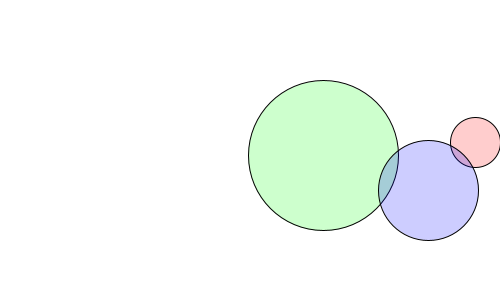
Frame 1 (no input)
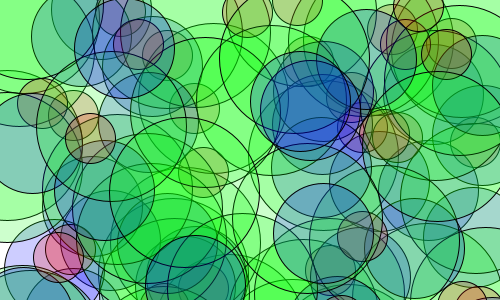
Frame 60 (the mouse pressed at the canvas centre just before this capture)
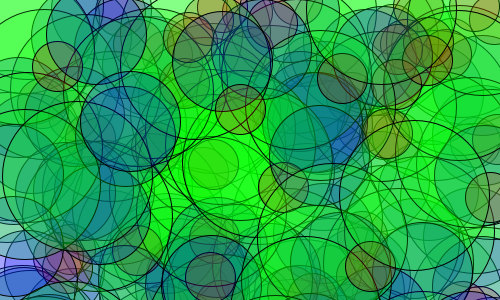
Frame 120 (the mouse held since frame 60 and released just before this capture)

The Processing sketch that drew these frames (run headless with seeded random() and noise(); from frame 60 on, the mouse is pressed at the canvas centre):

// Processing sketch: processing_56099
// ── processing_56099.pde

//Shannon Gibbs, YSDN, 2012


                                                                         
void setup() {
  size (500, 300);
  background (255);
  smooth();
  stroke(0);
  frameRate (5);
  
}
 
void draw() {
  fill (0,255,0,50);
  
 
 ellipse(random(500), random(600), 150, 150);
 
 fill (255,0,0,50);
 ellipse(random(500), random(600), 50, 50);
 
 fill (0,0,255,50);
 ellipse(random(500), random(600), 100, 100);     
  
  }
 
